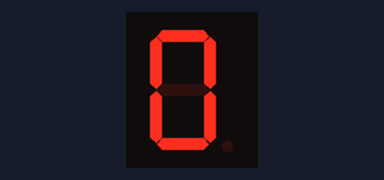
Simulated run of this sketch. Board: Arduino Uno, built with avr-gcc and run on an emulated ATmega328P. Parts: 1-digit seven-segment display. Wiring (inferred from the names in the program): 1-digit 7-segment display, segments lit when HIGH: segments pin 2, pin 3, pin 4, pin 5, pin 6, pin 7, pin 8. The segment pins are drawn as the display they are named for.

Above: at 0.1 s.
At 1.1 s:
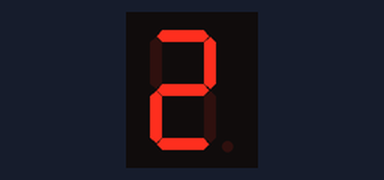
At 2.1 s:
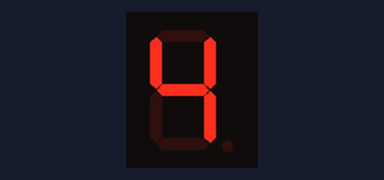
At 4.6 s:
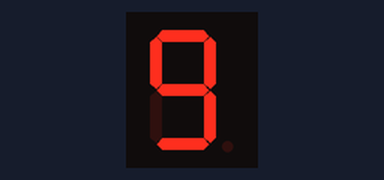
At 7.1 s:
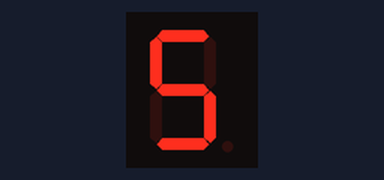
At 10.6 s:
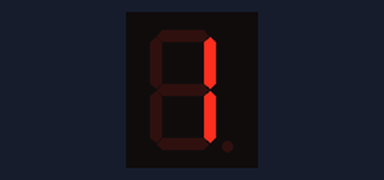

The sketch:

7_segment_display.ino
```cpp
// Define the segment pins for a common cathode 7-segment display
const int segmentPins[7] = {2, 3, 4, 5, 6, 7, 8};

// Define the digit patterns for 0-9 (common cathode)
const int digitPatterns[10][7] = {
  {HIGH, HIGH, HIGH, HIGH, HIGH, HIGH, LOW},   // 0
  {LOW, HIGH, HIGH, LOW, LOW, LOW, LOW},       // 1
  {HIGH, HIGH, LOW, HIGH, HIGH, LOW, HIGH},    // 2
  {HIGH, HIGH, HIGH, HIGH, LOW, LOW, HIGH},    // 3
  {LOW, HIGH, HIGH, LOW, LOW, HIGH, HIGH},     // 4
  {HIGH, LOW, HIGH, HIGH, LOW, HIGH, HIGH},    // 5
  {HIGH, LOW, HIGH, HIGH, HIGH, HIGH, HIGH},   // 6
  {HIGH, HIGH, HIGH, LOW, LOW, LOW, LOW},      // 7
  {HIGH, HIGH, HIGH, HIGH, HIGH, HIGH, HIGH},  // 8
  {HIGH, HIGH, HIGH, HIGH, LOW, HIGH, HIGH}    // 9
};

void setup() {
  for (int i = 0; i < 7; i++) {
    pinMode(segmentPins[i], OUTPUT);
  }
}

void displayDigit(int digit) {
  for (int i = 0; i < 7; i++) {
    digitalWrite(segmentPins[i], digitPatterns[digit][i]);
  }
}

void loop() {
  // Count up from 0 to 9
  for (int i = 0; i <= 9; i++) {
    displayDigit(i);
    delay(500);
  }

  // Count down from 9 to 0
  for (int i = 9; i >= 0; i--) {
    displayDigit(i);
    delay(500);
  }
}
```

Measured:
- by itself, everything shown: repeats every 10.0 s, in 18 steps
- what the display in image 1 shows lasts 0.5 s, from 1.0 s to 1.5 s
- what the display in image 3 shows lasts 1.0 s, from 4.5 s to 5.5 s
